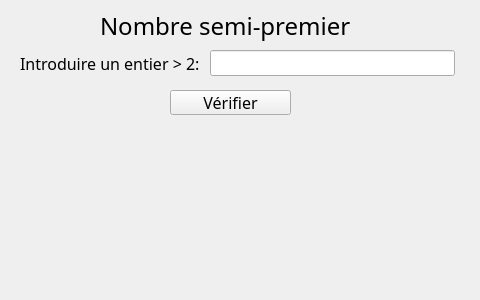
<?xml version="1.0" encoding="UTF-8"?>
<ui version="4.0">
 <class>Form</class>
 <widget class="QWidget" name="Form">
  <property name="geometry">
   <rect>
    <x>0</x>
    <y>0</y>
    <width>480</width>
    <height>300</height>
   </rect>
  </property>
  <property name="windowTitle">
   <string>Form</string>
  </property>
  <widget class="QLabel" name="label">
   <property name="geometry">
    <rect>
     <x>100</x>
     <y>10</y>
     <width>266</width>
     <height>31</height>
    </rect>
   </property>
   <property name="font">
    <font>
     <family>JetBrains Mono ExtraLight</family>
     <pointsize>18</pointsize>
    </font>
   </property>
   <property name="text">
    <string>Nombre semi-premier</string>
   </property>
  </widget>
  <widget class="QPushButton" name="btn_verif">
   <property name="geometry">
    <rect>
     <x>170</x>
     <y>90</y>
     <width>121</width>
     <height>25</height>
    </rect>
   </property>
   <property name="font">
    <font>
     <family>JetBrains Mono ExtraLight</family>
     <pointsize>12</pointsize>
    </font>
   </property>
   <property name="text">
    <string>Vérifier</string>
   </property>
  </widget>
  <widget class="QLabel" name="lbl_res">
   <property name="geometry">
    <rect>
     <x>20</x>
     <y>130</y>
     <width>431</width>
     <height>91</height>
    </rect>
   </property>
   <property name="text">
    <string/>
   </property>
  </widget>
  <widget class="QWidget" name="">
   <property name="geometry">
    <rect>
     <x>20</x>
     <y>50</y>
     <width>435</width>
     <height>26</height>
    </rect>
   </property>
   <layout class="QHBoxLayout" name="horizontalLayout">
    <item>
     <widget class="QLabel" name="label_2">
      <property name="font">
       <font>
        <family>JetBrains Mono Light</family>
        <pointsize>12</pointsize>
       </font>
      </property>
      <property name="text">
       <string>Introduire un entier &gt; 2: </string>
      </property>
     </widget>
    </item>
    <item>
     <widget class="QLineEdit" name="le_nbre">
      <property name="font">
       <font>
        <pointsize>12</pointsize>
       </font>
      </property>
     </widget>
    </item>
   </layout>
  </widget>
 </widget>
 <resources/>
 <connections/>
</ui>
